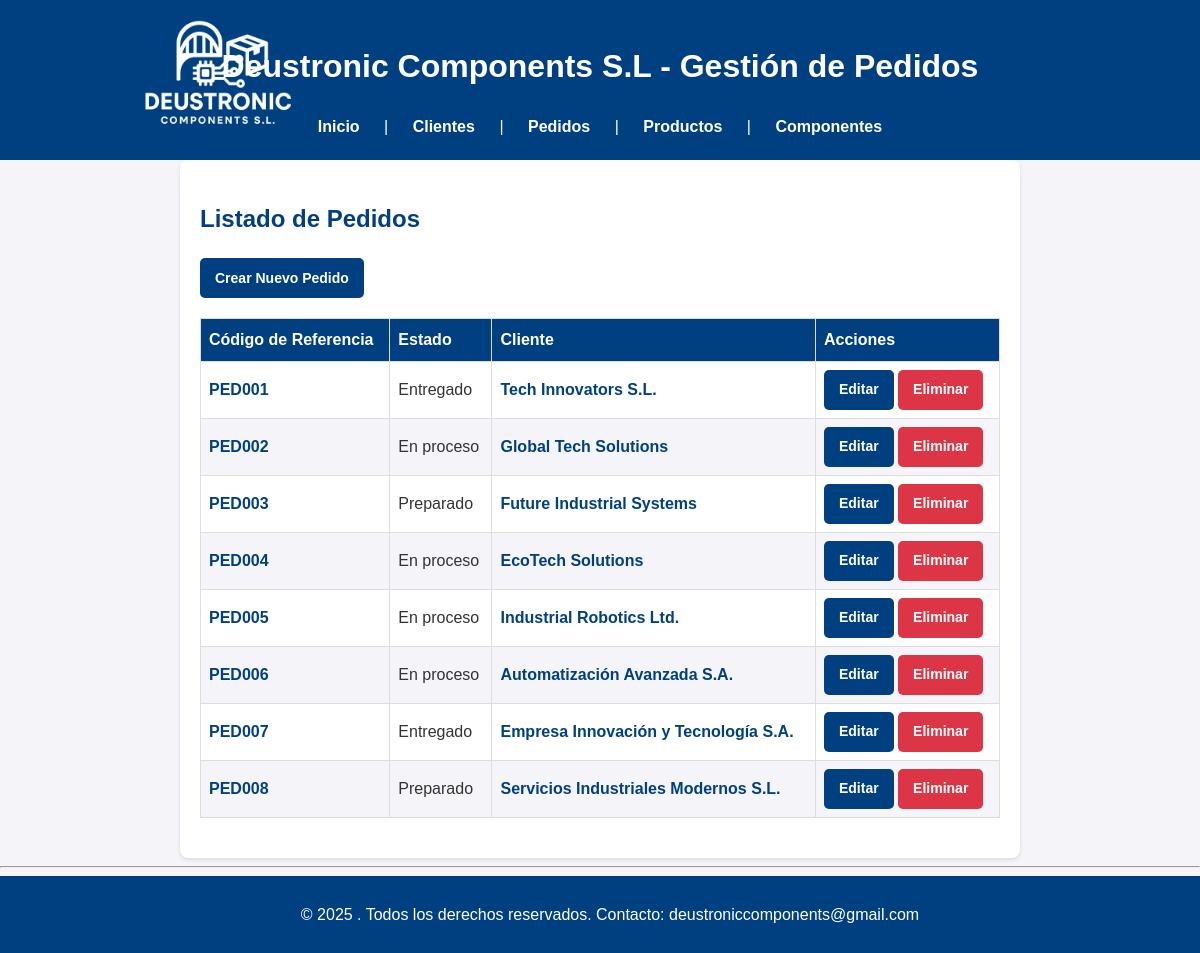
Page /pedidos/ on the earlier database version.
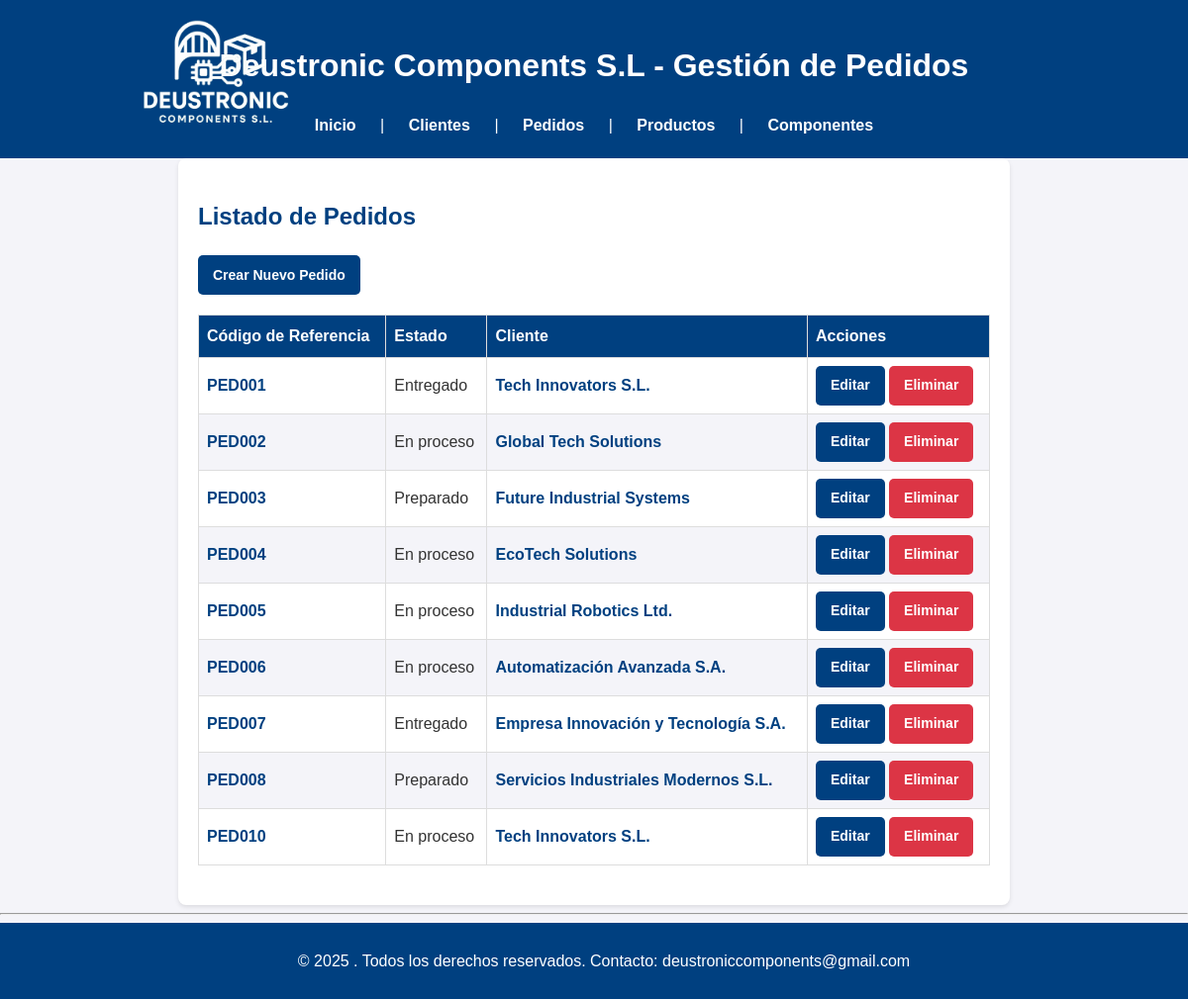
Same page on the later database version.
### appEntrega/models.py (models this page shows, shortened)
class Pedido(models.Model):
    ESTADO_OPCIONES = [
        ('en_proceso', 'En proceso'),
        ('preparado', 'Preparado'),
        ('entregado', 'Entregado'),
    ]
    URGENCIA_OPCIONES = [
        ('urgente', 'Urgente'),
        ('prioritario', 'Prioritario'),
        ('normal', 'Normal'),
    ]
    codigo_referencia = models.CharField(max_length=50, unique=True)
    fecha_entrega_estimada = models.DateField()
    fecha_entrega = models.DateField(null=True, blank=True)
    cliente = models.ForeignKey(Cliente, on_delete=models.CASCADE, related_name='pedidos')
    productos = models.ManyToManyField(Producto, related_name='pedidos')
    estado = models.CharField(max_length=20, choices=ESTADO_OPCIONES, default='en_proceso')
    urgencia = models.CharField(max_length=20, choices=URGENCIA_OPCIONES, default='normal')
    detalles = models.TextField(blank=True)

class Cliente(models.Model):
    cif = models.CharField(max_length=15, unique=True)
    nombre_empresa = models.CharField(max_length=100)
    direccion = models.CharField(max_length=255)
    datos_contacto = models.CharField(max_length=255)

### appEntrega/views.py (the view)
# urls.py: path("pedidos/", PedidoListView.as_view(), name="pedido_listado"),
class PedidoListView(ListView):
    model = Pedido
    template_name = 'pedido_listado.html'
    context_object_name = 'pedidos'

### appEntrega/templates/pedido_listado.html (shortened to what this page needs)
{% extends "base.html" %}
{% block content %}
<h2>Listado de Pedidos</h2>
<a href="{% url 'pedido_crear' %}" class="button">Crear Nuevo Pedido</a>
<table>
    <thead>
        <tr>
            <th>Código de Referencia</th>
            <th>Estado</th>
            <th>Cliente</th>
            <th>Acciones</th>
        </tr>
    </thead>
    <tbody>
        {% for pedido in pedidos %}
        <tr>
            <td><a href="{% url 'pedido_detalle' pedido.id %}" class='detalle_link'>{{ pedido.codigo_referencia }}</a></td>
            <td>{{ pedido.get_estado_display }}</td>
            <td><a href="{% url 'cliente_detalle' pedido.cliente.id %}" class ='detalle_link'>{{ pedido.cliente.nombre_empresa }}</a></td>
            <td>
                <a href="{% url 'pedido_editar' pedido.id %}" class="button">Editar</a>
                    <a href="{% url 'pedido_eliminar' pedido.id %}" class="btn-eliminar">Eliminar</a>
                </td>
        </tr>
        {% empty %}
        <tr>
            <td colspan="4">No hay pedidos registrados.</td>
        </tr>
        {% endfor %}
    </tbody>
</table>
{% endblock %}

Differences in the rows shown:
added Pedido: codigo_referencia "PED010", estado "En proceso", cliente.nombre_empresa "Tech Innovators S.L."
